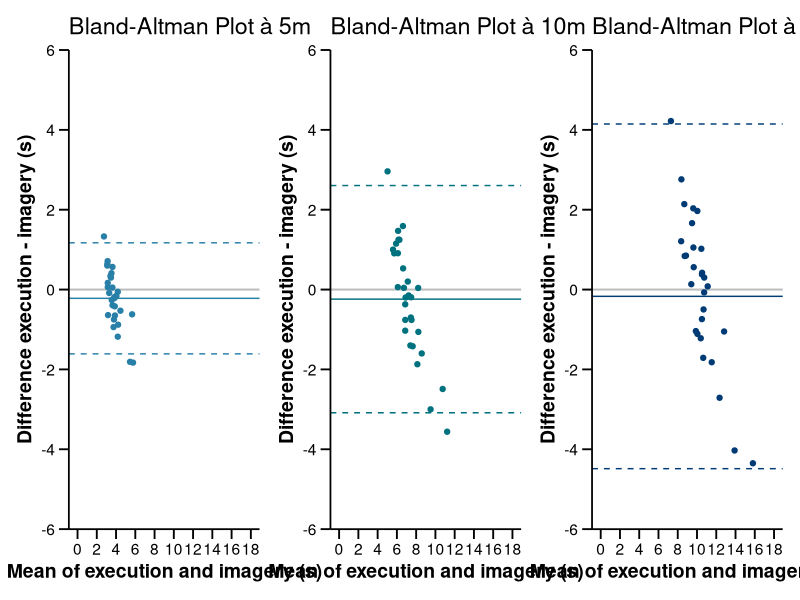
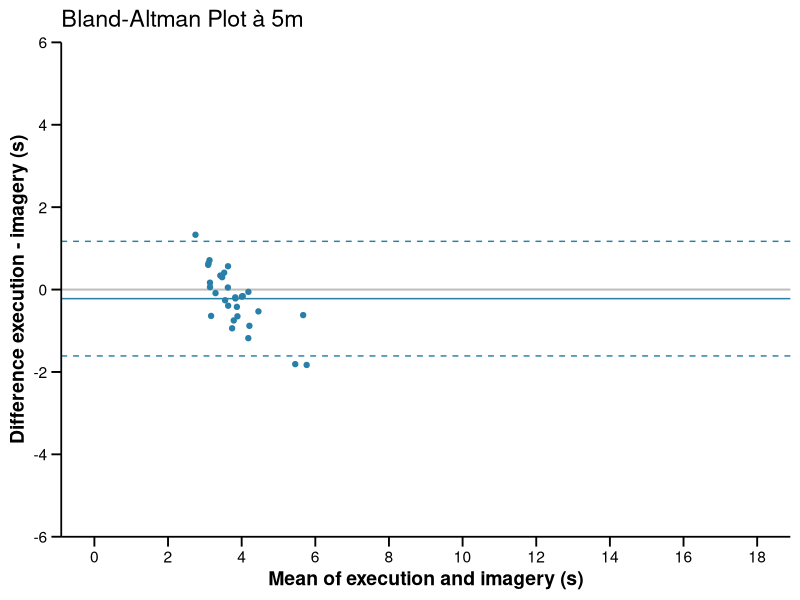
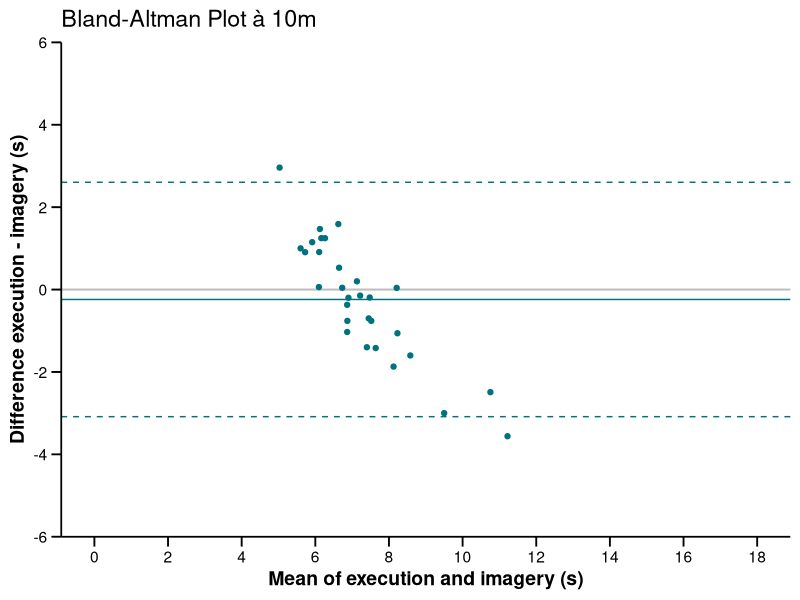
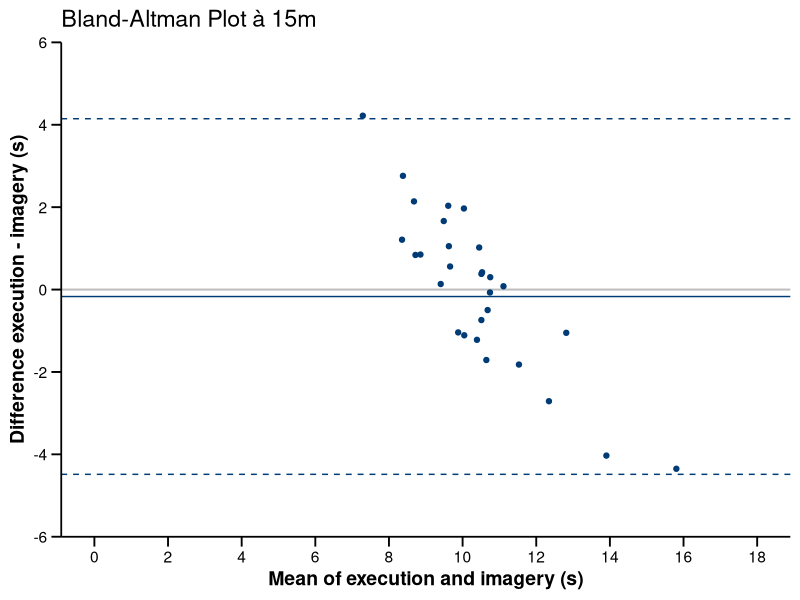
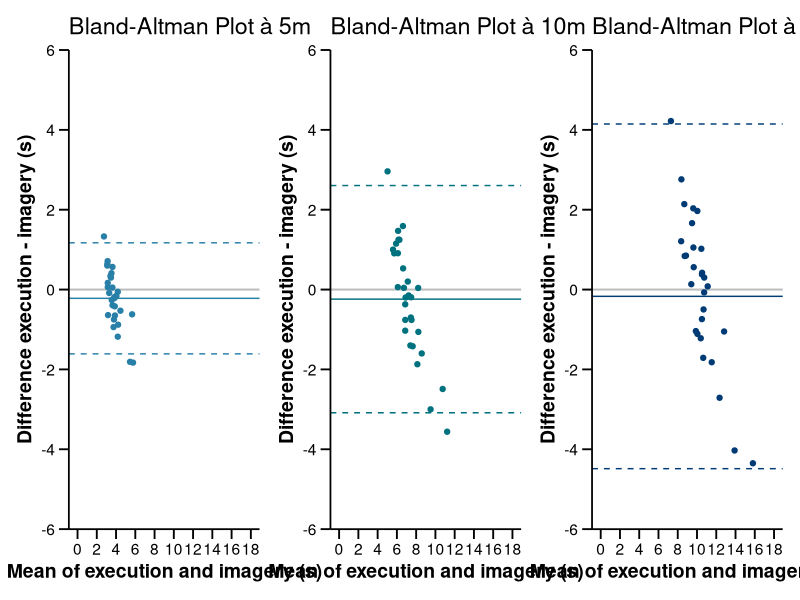
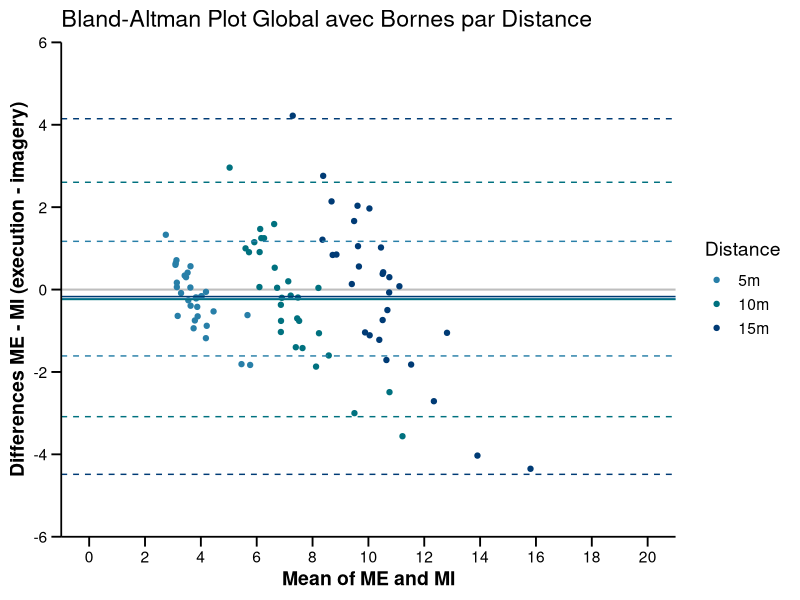

These charts were generated, in order, by the following R code:
# Chargement des librairies nécessaires
library(ggplot2)
library(dplyr)
library(patchwork)


# Définir le répertoire de travail
setwd("C:\\Users\\evancaenegem\\Documents\\Doctorat\\8.Mémoires master\\2024-2026\\Marche\\Data_Analyse_Walk_R\\")

# Chargement des données\ avec adaptation au format francophone
data <- read.csv2('Data_sorted.csv', sep=";", dec=",", header=TRUE)

# Fonction pour Bland-Altman plot adaptée aux colonnes spécifiques
bland_altman_plot <- function(df, measure_ext, measure_int, title, color, filename){
  df <- df %>% mutate(mean = ({{measure_ext}} + {{measure_int}})/2,
                      diff = {{measure_ext}} - {{measure_int}})
  
  mean_diff <- mean(df$diff)
  sd_diff <- sd(df$diff)
  lower <- mean_diff - 1.96 * sd_diff
  upper <- mean_diff + 1.96 * sd_diff
  
  plot <- ggplot(df, aes(x=mean, y=diff)) +
    geom_hline(
      yintercept = 0,
      color = "grey",
      linewidth = 0.7
    ) +
    geom_point(color=color) +
    geom_hline(yintercept = mean_diff, color=color, linetype="solid") +
    geom_hline(yintercept = c(lower, upper), color=color, linetype="dashed") +
    scale_x_continuous(limits = c(0, 18), breaks = seq(0, 18, 2)) +    # Ticks et limites sur X
    scale_y_continuous(limits = c(-6, 6), breaks = seq(-6, 6, 2), expand = c(0, 0)) +    # Inclure 0 dans Y
    labs(title = title, x="Mean of execution and imagery (s)", y="Difference execution - imagery (s)") +
    theme_minimal(base_size = 14) +  # Utilisation de theme minimal
    theme(
      panel.background = element_rect(fill = "white", colour = NA),
      plot.background = element_rect(fill = "white", colour = NA),
      axis.line = element_line(color = "black", size = 0.6),        # Bordure des axes
      axis.ticks = element_line(color = "black"),                   # Ticks visibles
      axis.ticks.length = unit(0.25, "cm"),                         # Longueur des ticks
      axis.text = element_text(color = "black"),                    # Couleur du texte des ticks
      axis.title = element_text(color = "black", face = "bold"),    # Titres des axes en gras
      panel.grid = element_blank(), 
    )
  
  ggsave(filename, plot, width=8, height=6, bg = "white")
  return(list(plot = plot, mean_diff = mean_diff, lower = lower, upper = upper))
}

# Bland-Altman plots individuels avec sauvegarde
ba_5m <- bland_altman_plot(data, ME_5m, MI_5m, "Bland-Altman Plot à 5m", "#287FA8", "Bland_Altman_5m.png")
ba_10m <- bland_altman_plot(data, ME_10m, MI_10m, "Bland-Altman Plot à 10m", "#00717F", "Bland_Altman_10m.png")
ba_15m <- bland_altman_plot(data, ME_15m, MI_15m, "Bland-Altman Plot à 15m", "#003B75", "Bland_Altman_15m.png")

# ============================================================
# ASSEMBLER LES 3 GRAPHIQUES AVEC PATCHWORK
# ============================================================

combined_plot <- 
  ba_5m$plot +
  ba_10m$plot +
  ba_15m$plot +
  plot_layout(ncol = 3)


# Afficher les trois graphiques dans la même fenêtre
combined_plot


# Sauvegarder la figure finale
ggsave(
  "Bland_Altman_3_distances.png",
  combined_plot,
  width = 15,
  height = 5,
  bg = "white"
)

# Préparation des données globales avec les 30 points
combined_data <- data.frame(
  mean = c((data$ME_5m + data$MI_5m)/2, (data$ME_10m + data$MI_10m)/2, (data$ME_15m + data$MI_15m)/2),
  diff = c(data$ME_5m - data$MI_5m, data$ME_10m - data$MI_10m, data$ME_15m - data$MI_15m),
  Distance = rep(c("5m", "10m", "15m"), each = nrow(data))
)

# Forcer l'ordre pour que les couleurs correspondent
combined_data$Distance <- factor(combined_data$Distance, levels = c("5m", "10m", "15m"))

# Bland-Altman global avec couleurs distinctes et bornes par distance
global_plot <- ggplot(combined_data, aes(x=mean, y=diff, color=Distance)) +
  geom_hline(
    yintercept = 0,
    color = "grey",
    linewidth = 0.7
  ) +
  geom_point() +
  geom_hline(yintercept = c(ba_5m$mean_diff, ba_10m$mean_diff, ba_15m$mean_diff), 
             color=c("#287FA8", "#00717F", "#003B75"), linetype="solid") +
  geom_hline(yintercept = c(ba_5m$lower, ba_10m$lower, ba_15m$lower), 
             color=c("#287FA8", "#00717F", "#003B75"), linetype="dashed") +
  geom_hline(yintercept = c(ba_5m$upper, ba_10m$upper, ba_15m$upper), 
             color=c("#287FA8", "#00717F", "#003B75"), linetype="dashed") +
  
  scale_x_continuous(limits = c(0, 20), breaks = seq(0, 20, 2)) +    # Ticks et limites sur X
  scale_y_continuous(limits = c(-6, 6), breaks = seq(-6, 6, 2), expand = c(0, 0)) +    # Inclure 0 dans Y
  scale_color_manual(values = c("#287FA8", "#00717F", "#003B75")) +  # Définir les couleurs pour chaque Distance
  
  labs(title = "Bland-Altman Plot Global avec Bornes par Distance",
       x="Mean of ME and MI",
       y="Differences ME - MI (execution - imagery)",
       color="Distance") +
  
  theme_minimal(base_size = 14) +  # Utilisation de theme minimal
  theme(
    panel.background = element_rect(fill = "white", colour = NA),
    plot.background = element_rect(fill = "white", colour = NA),
    axis.line = element_line(color = "black", size = 0.6),        # Bordure des axes
    axis.ticks = element_line(color = "black"),                   # Ticks visibles
    axis.ticks.length = unit(0.25, "cm"),                         # Longueur des ticks
    axis.text = element_text(color = "black"),                    # Couleur du texte des ticks
    axis.title = element_text(color = "black", face = "bold"),     # Titres des axes en gras
    panel.grid = element_blank(), 
    )


ggsave("Bland_Altman_Global.png", global_plot, width=8, height=6, bg = "white")
